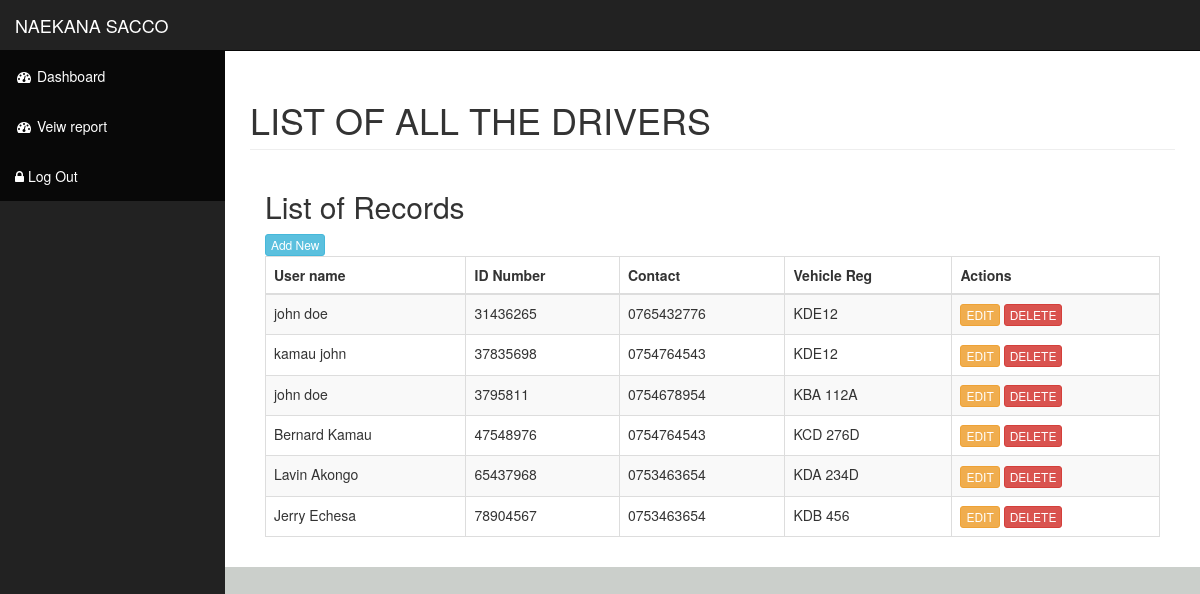
The app's page /drivers.php (signed in) with its own data.
### tables this page shows
CREATE TABLE `drivers` (
  `idnumber` varchar(30) NOT NULL,
  `username` varchar(30) NOT NULL,
  `contact` varchar(30) NOT NULL,
  `vehicle_reg` varchar(30) NOT NULL
);

### drivers.php (the view, shortened to what this page needs)
<?php
       include('connection.php');
       include('header.php');
        ?>
<body>
    <div id="wrapper">
        <?php include_once('nav.php')?>
        <div id="page-wrapper">
            <div class="container-fluid">
                <div class="row">
                    <div class="col-lg-12">
                        <h1 class="page-header">
                             LIST OF ALL THE DRIVERS
                        </h1>
                    </div>
                </div>
                <div class="col-lg-12">
                    <h2>List of Records</h2> <a href="adddriver.php" type="button" class="btn btn-xs btn-info">Add
                        New</a>
                    <div class="table-responsive">
                        <table class="table mt-3 table-bordered table-hover table-striped">
                            <thead>
                                <tr>
                                    <th>User name</th>
                                    <th>ID Number</th>
                                    <th>Contact</th>
                                    <th>Vehicle Reg</th>
                                    <th>Actions</th>
                                </tr>
                            </thead>
                            <tbody>
                                <?php
                    $query = 'SELECT * FROM drivers';
                    $result = mysqli_query($db, $query) or die (mysqli_error($db));
                        while ($row = mysqli_fetch_assoc($result)) {
                            echo '<tr>';
                            echo '<td>'. $row['username'].'</td>';
                            echo '<td>'. $row['idnumber'].'</td>';
                            echo '<td>'. $row['contact'].'</td>';
                            echo '<td>'. $row['vehicle_reg'].'</td>';
                            echo '<td> <a  type="button" class="btn btn-xs btn-warning" href="adddriver.php?action=edit& id='.$row['idnumber'] . '&vehicle_reg='.$row['vehicle_reg'].'"> EDIT </a> ';
                            echo ' <a  type="button" class="btn btn-xs btn-danger" href="del.php?type=deletedrivers&id=' . $row['idnumber'] . '">DELETE </a> </td>';
                            echo '</tr> ';
                }
            ?>
                            </tbody>
                        </table>
                    </div>
                </div>
            </div>
        </div>
    </div>

### css/sb-admin.css (style rules this page uses)
body { margin-top: 100px; background-color: #cbcfcb; }
@media (min-width:768px) { body { margin-top: 50px; } }
#wrapper { padding-left: 0; }
#page-wrapper { width: 100%; padding: 0; background-color: #fff; }
@media (min-width:768px) { #wrapper { padding-left: 225px; } }
@media (min-width:768px) { #page-wrapper { padding: 10px; } }

### records on screen
drivers: username "john doe", idnumber "31436265", contact "0765432776", vehicle_reg "KDE12"
drivers: username "kamau john", idnumber "37835698", contact "0754764543", vehicle_reg "KDE12"
drivers: username "john doe", idnumber "3795811", contact "0754678954", vehicle_reg "KBA 112A"
drivers: username "Bernard Kamau", idnumber "47548976", contact "0754764543", vehicle_reg "KCD 276D"
drivers: username "Lavin Akongo", idnumber "65437968", contact "0753463654", vehicle_reg "KDA 234D"
drivers: username "Jerry Echesa", idnumber "78904567", contact "0753463654", vehicle_reg "KDB 456"
